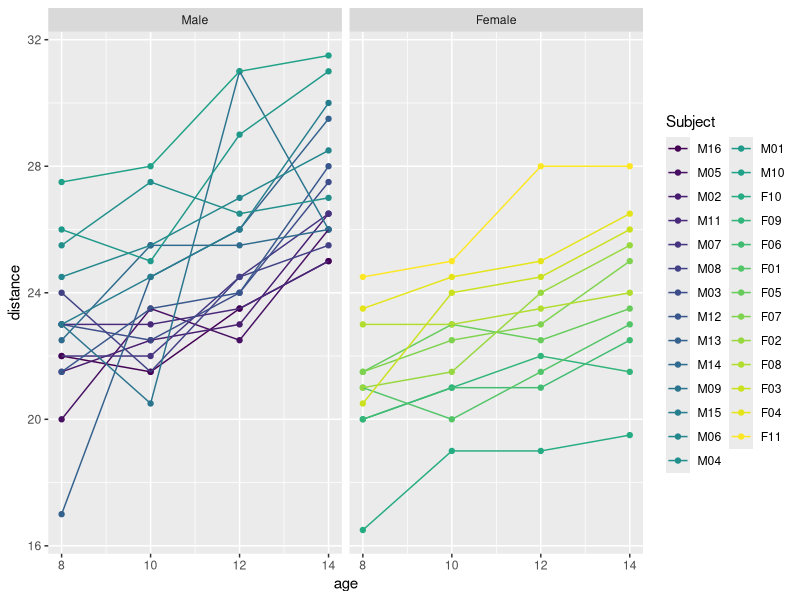
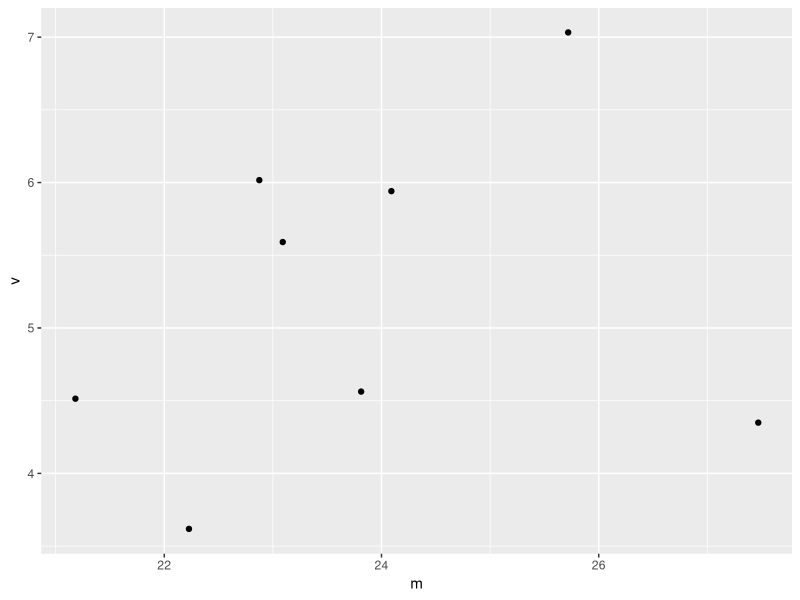

Recreate these plots in R, in order. (Note: this script raises an error after producing the figures.)
library(ggplot2)
library(tidyverse)
library(geepack)

data(Orthodont, package="nlme")
ort <- Orthodont
head(ort)
levels(ort$Subject)

qplot(age, distance, group=Subject, data=ort, color=Subject) + geom_path() + facet_grid(~Sex)
osum <- ort %>% group_by(Sex, age) %>% summarize(m=mean(distance), v=var(distance))
qplot(m, v, data=osum)

### OPG 2
fit_normal_gee <- function(formula, id, corstr="independence", phi=NULL,data, w=NULL){
  #data_temp <- data[order(id)]
  
  if(!is.null(phi)){
    set_phi <- TRUE
    if((length(phi)>1|phi<0)[1]){
      stop("phi should be just one possitive number")
    }
  }else{set_phi <-  FALSE}
  deparsed_id <- deparse(substitute(id))
  y <- model.response(model.frame(formula, data=ort))
  X <- model.matrix(formula, data=data)
  subjects <- unique(data[deparsed_id])
  n_subs <- length(subjects)
  n_vars <- ncol(X)
  n_obs <- length(y)
  n_subobs <- n_obs/n_subs
  conv.eps <- 1e-14
  ## Get started; intitial value of z and beta
  lm. <- lm.fit(x = X, y = y)
  beta <- lm.$coefficients
  if(corstr=="unstructured"){
      repeat{
      pearsons_resid <- (y-X%*%beta)/1#Variansen er sat til 1
      if(set_phi == FALSE){
        phi <- drop(t(pearsons_resid)%*%pearsons_resid/(n_obs-n_vars))
      }
      

      rmatrix <- diag(1,n_subobs)
    
      for(i in 1:n_subs){
        individ_res <- pearsons_resid[(n_subobs*(i-1)+1):(i*n_subobs)]
        corr <- individ_res%*%t(individ_res)
        rmatrix <- rmatrix+corr
      }
      rmatrix <- 1/((n_subs-n_vars)*phi)*rmatrix
      diag(rmatrix) <- 1
      rbig_inv <- solve(kronecker(diag(1,n_subs),rmatrix))/phi
    
      beta_hat <- beta+solve(t(X)%*%rbig_inv%*%X)%*%t(X)%*%rbig_inv%*%(y-X%*%beta)
      if(sum(abs(beta-beta_hat)<conv.eps)==ncol(X)){break}
      beta <- beta_hat
    }
    #Needs some fixing, those values are off the charts
    I_0 <- solve(t(X)%*%rbig_inv%*%X)
    cov_y <- (y-X%*%beta_hat)%*%t(y-X%*%beta_hat)
    for(i in 1:(n_subs-1)){
      cov_y[((n_subobs*i)+1):n_obs,i:(n_subobs*i)] <- 0
      cov_y[i:(n_subobs*i),((n_subobs*i)+1):n_obs] <- 0
    }
    #1/phi^2*
    I_1 <- t(X)%*%rbig_inv%*%cov_y%*%rbig_inv%*%X
    Sigma_e <- I_0%*%I_1%*%I_0

    return(list("coef" = beta_hat,
               "phi" = phi,
               "p" = length(beta_hat),
               "rmatrix"=rmatrix,
               "Sigma_m" = I_0,
               "vcov" = Sigma_e,
               "fit" = X%*%beta_hat,
                "resid" = y-X%*%beta_hat))
  }
  I_0 <- solve(t(X)%*%X)
  cov_y <- (y-X%*%beta)%*%t(y-X%*%beta)
  for(i in 1:(n_subs-1)){
    cov_y[((n_subobs*i)+1):n_obs,i:(n_subobs*i)] <- 0
    cov_y[i:(n_subobs*i),((n_subobs*i)+1):n_obs] <- 0
  }
  if(set_phi == FALSE){
    phi <- drop(t((y-X%*%beta))%*%(y-X%*%beta)/(n_obs-n_vars))
  }
  I_1 <- t(X)%*%cov_y%*%X
  return(list("coef" = beta,
              "phi" = phi,
              "p" = length(beta),
              "rmatrix"=diag(1,n_subobs),
              "Sigma_m" = I_0,
              "vcov" = I_0%*%I_1%*%I_0,
              "fit" = X%*%beta,
              "resid" = y-X%*%beta))
  
}
### OPG 3
fit1 <- fit_normal_gee(formula = distance~age+Sex,data = ort,id=Subject,corstr="Independent")
fit3 <- fit_normal_gee(formula = distance~age+Sex,data = ort,id=Subject,corstr="unstructured")
fit1$phi
fit3$phi
fit1$coef
fit3$coef
sqrt(diag(fit3$vcov))


### OPG 4
#Parallele
par(mfrow=c(1,2))
fit4 <- fit_normal_gee(formula = distance~age+Sex,data = ort,id=Subject,corstr="unstructured")
plot(ort$age,ort$distance,col=as.numeric(ort$Sex)+4)
## male line
abline(fit4$coef["(Intercept)",],fit4$coef["age",],col="blue")
## female line
abline(fit4$coef["(Intercept)",]+fit4$coef["SexFemale",],fit4$coef["age",],col="red")
fit5 <- fit_normal_gee(formula = distance~age*Sex,data = ort,id=Subject,corstr="unstructured")
plot(ort$age,ort$distance,col=as.numeric(ort$Sex)+4)
## male line
abline(fit5$coef["(Intercept)",],fit5$coef["age",],col="blue")
## female line
abline(fit5$coef["(Intercept)",]+fit5$coef["SexFemale",],fit5$coef["age",]+fit5$coef["age:SexFemale",],col="red")

### OPG 5
plot(fit4$fit,fit4$resid)
plot(fit5$fit,fit5$resid)

### OPG 6
wtest <- (fit5$coef^2)/diag(fit5$vcov)
pchisq(wtest,lower.tail = FALSE,df = 4)

### OPG 7
fit2 <- geeglm(formula = distance~age*Sex,data = ort,id=Subject,corstr="unstructured")
fit2$geese$vbeta
fit2$geese$
fit2
fit1$coef
fit1$phi
